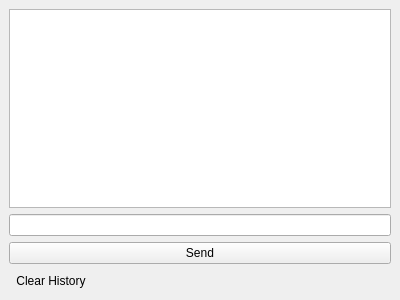
<?xml version="1.0" encoding="UTF-8"?>
<ui version="4.0">
 <class>ChatWindow</class>
 <widget class="QMainWindow" name="ChatWindow">
  <property name="geometry">
   <rect>
    <x>0</x>
    <y>0</y>
    <width>400</width>
    <height>300</height>
   </rect>
  </property>
  <property name="windowTitle">
   <string>ChatWindow</string>
  </property>
  <widget class="QWidget" name="centralWidget">
   <layout class="QVBoxLayout" name="verticalLayout">
    <item>
     <widget class="QTextEdit" name="chatDisplay"/>
    </item>
    <item>
     <widget class="QLineEdit" name="messageInput"/>
    </item>
    <item>
     <widget class="QPushButton" name="sendButton">
      <property name="text">
       <string>Send</string>
      </property>
     </widget>
    </item>
    <item>
     <widget class="QToolButton" name="clearButton">
      <property name="text">
       <string>Clear History</string>
      </property>
      <property name="icon">
       <iconset resource="icons.qrc">
        <normaloff>clear.png</normaloff>
       </iconset>
      </property>
      <property name="autoRaise">
       <bool>true</bool>
      </property>
     </widget>
    </item>
   </layout>
  </widget>
 </widget>
 <resources>
  <include location="icons.qrc"/>
 </resources>
 <connections/>
</ui>
